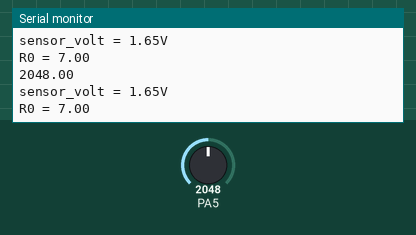
Simulated run of this sketch. Board: STM32 Blue Pill. On the bench: the last lines printed to the serial monitor. The inputs (shaded band) are chosen by the test bench; at power-on: PA5 = 2048.

Above: at 1.2 s.
1.3 s: PA5 set to 0
At 2.8 s:
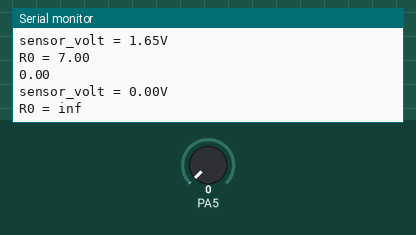
4.3 s: PA5 set to 140
At 5.9 s:
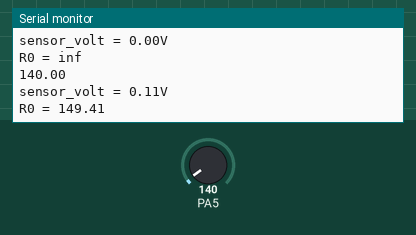
Timing chart, 0 to 7.4 s (numbered marks = the images above; inputs shaded):
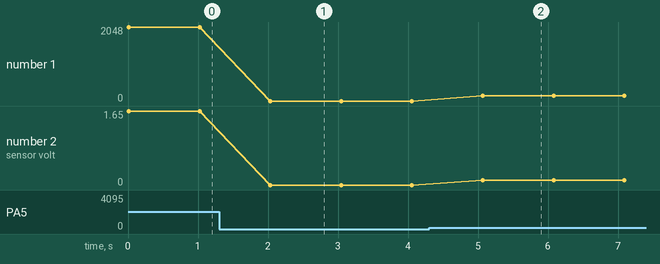

Measured:
- after the input at 1.3 s, the serial monitor: prints a new line after 0.73 s (image 1)
- after the input at 4.3 s, the serial monitor: prints a new line after 0.77 s (image 2)
- plotted number 1: 0 → 140 after the input at 4.3 s
- plotted number 2: 0 → 0.11 after the input at 4.3 s

The sketch:

mqx_callibarate.ino
```cpp
void setup() {
    Serial.begin(9600);
}

void loop() {
    float sensor_volt;
    float RS_air; //  Get the value of RS via in a clear air
    float R0;  // Get the value of R0 via in LPG
    float sensorValue;

    /*--- Get a average data by testing 100 times ---*/
    for(int x = 0 ; x < 100 ; x++)
    {
        sensorValue = sensorValue + analogRead(PA5);
    }
    sensorValue = sensorValue/100.0;
    /*-----------------------------------------------*/
    Serial.println(sensorValue);
    sensor_volt = (sensorValue/4096)*3.3;
    RS_air = ((5.0-sensor_volt)/sensor_volt)*15; // omit *RL
    R0 = RS_air/4.35; // The ratio of RS/R0 is 9.9 in LPG gas from Graph (Found using WebPlotDigitizer)

    Serial.print("sensor_volt = ");
    Serial.print(sensor_volt);
    Serial.println("V");

    Serial.print("R0 = ");
    Serial.println(R0);
    delay(1000);

}
```
